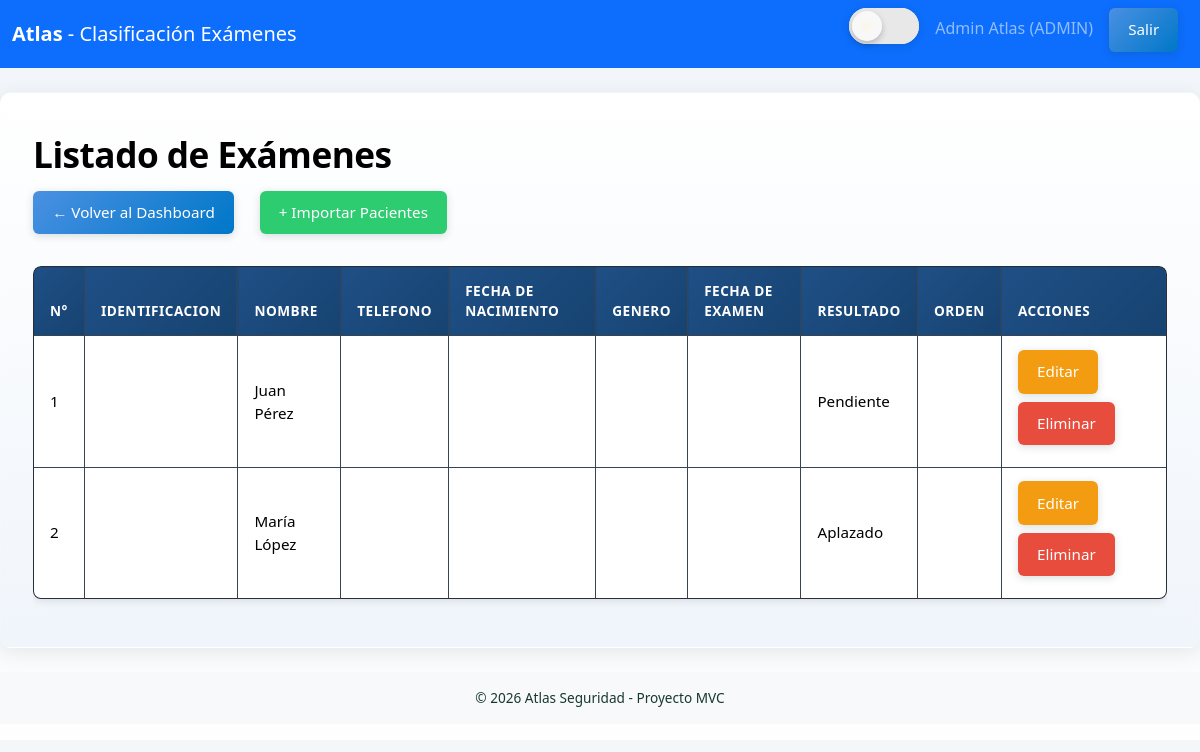
The app's page /index.php?c=exam&a=list (signed in), older data.
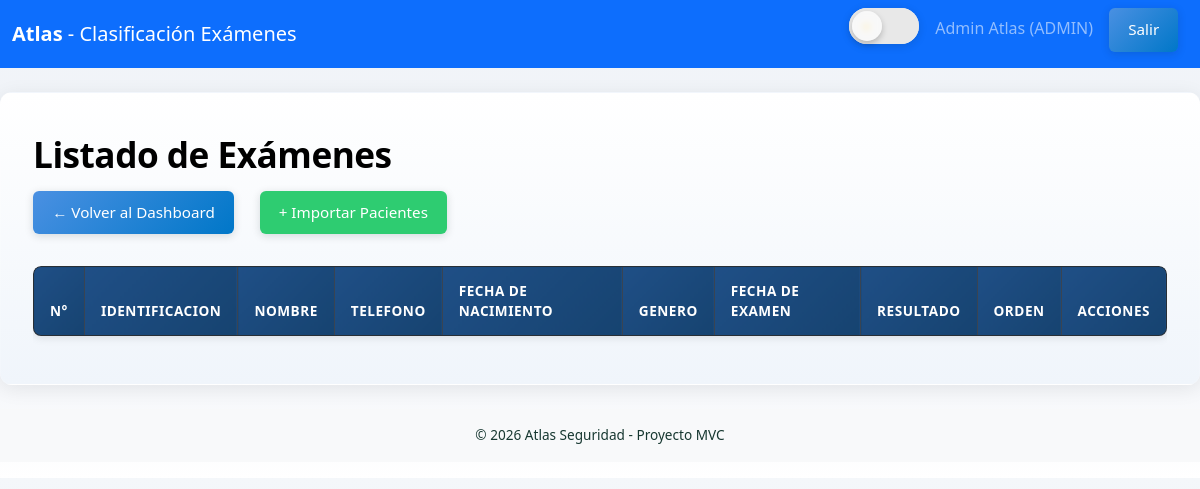
The same page, newer data.
### tables this page shows
CREATE TABLE IF NOT EXISTS exams (
  id INT AUTO_INCREMENT PRIMARY KEY,
  company_id INT NOT NULL,
  exam_type_id INT NOT NULL,
  candidate_name VARCHAR(120) NOT NULL,
  document_number VARCHAR(50) DEFAULT NULL,
  phone VARCHAR(20) DEFAULT NULL,
  gender ENUM('M','F') DEFAULT NULL,
  birth_date DATE DEFAULT NULL,
  exam_date DATE DEFAULT NULL,
  order_number VARCHAR(50) DEFAULT NULL,
  status ENUM('PENDIENTE','EN_CURSO','FINALIZADO','RECHAZADO') NOT NULL DEFAULT 'PENDIENTE',
  created_at TIMESTAMP DEFAULT CURRENT_TIMESTAMP,
  updated_at TIMESTAMP NULL,
  FOREIGN KEY (company_id) REFERENCES security_companies(id) ON DELETE RESTRICT ON UPDATE CASCADE,
  FOREIGN KEY (exam_type_id) REFERENCES exam_types(id) ON DELETE RESTRICT ON UPDATE CASCADE
);

### controllers/ExamController.php (called while the page is built, shortened)
<?php
class ExamController
{
    public function list()
    {
        include __DIR__ . '/../views/exams/list.php';
    }
}

### index.php (called while the page is built, shortened)
<?php
require_once __DIR__ . '/config/Database.php';
require_once __DIR__ . '/models/BaseModel.php';
require_once __DIR__ . '/models/ExamModel.php';
require_once __DIR__ . '/controllers/DashboardController.php';
require_once __DIR__ . '/controllers/ExamController.php';
$controller = $_GET['c'] ?? 'auth';
$action = $_GET['a'] ?? 'login';
switch ($controller) {
    case 'exam':
        $ctrl = new ExamController();
        break;
}
$ctrl->{$action}();

### config/Database.php (called while the page is built)
<?php
class Database
{
    private static $instance = null;
    private $pdo;
    private function __construct()
    {
        $host = '127.0.0.1';
        $db   = 'atlas';
        $user = 'root';
        $pass = '';
        $charset = 'utf8mb4';
        $dsn = "mysql:host=$host;dbname=$db;charset=$charset";
        $options = [
            PDO::ATTR_ERRMODE => PDO::ERRMODE_EXCEPTION,
            PDO::ATTR_DEFAULT_FETCH_MODE => PDO::FETCH_ASSOC,
            PDO::ATTR_EMULATE_PREPARES => false,
        ];
        $this->pdo = new PDO($dsn, $user, $pass, $options);
    }
    public static function getInstance()
    {
        if (self::$instance === null) {
            self::$instance = new self();
        }
        return self::$instance;
    }
    public function getConnection()
    {
        return $this->pdo;
    }
}

### models/BaseModel.php (called while the page is built, shortened)
<?php
abstract class BaseModel
{
    public function __construct()
    {
        $this->db = Database::getInstance()->getConnection();
    }
}

### models/ExamModel.php (called while the page is built, shortened)
<?php
class ExamModel extends BaseModel
{
    public function allWithDetails()
    {
        $sql = 'SELECT e.id, sc.name as company_name, et.name as exam_type_name, e.candidate_name, e.document_number, e.phone, e.gender, e.birth_date, e.exam_date, e.order_number, e.status, e.created_at, e.updated_at
                FROM exams e
                JOIN security_companies sc ON e.company_id = sc.id
                JOIN exam_types et ON e.exam_type_id = et.id
                ORDER BY e.created_at DESC';
        return $this->db->query($sql)->fetchAll();
    }
}

### views/exams/list.php (the view)
<?php include __DIR__ . '/../layouts/header.php'; ?>
<h1>Listado de Exámenes</h1>
<div style="display: flex; gap: 1rem; margin-bottom: 1.5rem;">
    <a class="btn" href="index.php?c=dashboard&a=index">← Volver al Dashboard</a>
    <a class="btn btn-success" href="index.php?c=exam&a=add" style="margin-right: 0;">+ Importar Pacientes</a>
</div>
<div style="overflow-x: auto; border-radius: 8px;">
<table class="table">
    <thead>
        <tr>
            <th>N°</th>
            <th>IDENTIFICACION</th>
            <th>NOMBRE</th>
            <th>TELEFONO</th>
            <th>FECHA DE NACIMIENTO</th>
            <th>GENERO</th>
            <th>FECHA DE EXAMEN</th>
            <th>RESULTADO</th>
            <th>ORDEN</th>
            <th>Acciones</th>
        </tr>
    </thead>
    <tbody>
        <?php foreach ((new ExamModel())->allWithDetails() as $exam): ?>
            <tr>
                <td><?= $exam['id'] ?></td>
                <td><?= htmlspecialchars($exam['document_number'] ?? '') ?></td>
                <td><?= htmlspecialchars($exam['candidate_name']) ?></td>
                <td><?= htmlspecialchars($exam['phone'] ?? '') ?></td>
                <td><?= htmlspecialchars($exam['birth_date'] ?? '') ?></td>
                <td><?= htmlspecialchars($exam['gender'] ?? '') ?></td>
                <td><?= htmlspecialchars($exam['exam_date'] ?? '') ?></td>
                <td><?php
                    $statusMap = [
                        'FINALIZADO' => 'Apto',
                        'RECHAZADO' => 'No Apto',
                        'EN_CURSO' => 'Aplazado',
                        'PENDIENTE' => 'Pendiente'
                    ];
                    echo htmlspecialchars($statusMap[$exam['status']] ?? $exam['status']);
                ?></td>
                <td><?= htmlspecialchars($exam['order_number'] ?? '') ?></td>
                <td>
                    <a class="btn btn-warning" href="index.php?c=exam&a=edit&id=<?= $exam['id'] ?>">Editar</a>
                    <a class="btn btn-danger" href="index.php?c=exam&a=delete&id=<?= $exam['id'] ?>" onclick="return confirm('¿Eliminar paciente?');">Eliminar</a>
                </td>
            </tr>
        <?php endforeach; ?>
    </tbody>
</table>
</div>
<?php include __DIR__ . '/../layouts/footer.php'; ?>

### views/layouts/header.php (shortened to what this page needs)
<!DOCTYPE html>
<html lang="es">
<head>
    <link href="https://cdn.jsdelivr.net/npm/bootstrap@5.3.0/dist/css/bootstrap.min.css" rel="stylesheet">
    <link rel="stylesheet" href="public/css/style.css">
</head>
<body>
<nav class="navbar navbar-expand-lg navbar-dark bg-primary">
    <div class="container-fluid">
        <a class="navbar-brand" href="#"><strong>Atlas</strong> - Clasificación Exámenes</a>
        <?php if (!empty($_SESSION['user'])): ?>
        <div class="d-flex">
            <button id="theme-toggle" class="theme-switch me-3" aria-label="Cambiar tema">
                <span class="theme-switch__track"></span>
                <span class="theme-switch__thumb"></span>
                <span class="theme-switch__icon theme-switch__icon--light" aria-hidden="true">☀</span>
            </button>
            <span class="navbar-text me-3"><?= htmlspecialchars($_SESSION['user']['fullname']) ?> (<?= htmlspecialchars($_SESSION['user']['role']) ?>)</span>
            <a href="index.php?c=auth&a=logout" class="btn btn-outline-light btn-sm">Salir</a>
        </div>
        <?php endif; ?>
    </div>
</nav>
<main class="container mt-4">

### views/layouts/footer.php (shortened to what this page needs)
</main>
<footer class="footer bg-light text-center py-3">© 2026 Atlas Seguridad - Proyecto MVC</footer>
</body>
</html>

### public/css/style.css (style rules this page uses)
:root { --bg-start: #F4F7FA; --bg-end: #E9EDF4; --text: #000000; --text-high: #000000; --text-muted: #000000; --topbar-bg: linear-gradient(135deg, #4973A8, #24618F); --topbar-color: #FFFFFF; --btn-bg: linear-gradient(135deg, #4A90E2, #0077C8); --btn-color: #FFFFFF; --btn-hover-opacity: .96; --card-bg: linear-gradient(180deg, #FFFFFF, #F0F5FB); --card-border: #B1C6DD; --table-head-bg: #3A6A9A; --table-head-color: #FFFFFF; }
.theme-switch { position: relative; width: 70px; height: 36px; padding: 0; border: none; border-radius: 18px; background: #e8e8e8; color: #fff; cursor: pointer; outline: none; transition: background .35s ease; }
.theme-switch__track { position: absolute; inset: 0; border-radius: 18px; background: #e8e8e8; }
.theme-switch__thumb { position: absolute; top: 3px; left: 3px; width: 30px; height: 30px; border-radius: 50%; background: rgba(255,255,255,0.7); box-shadow: 0 3px 6px rgba(0,0,0,.22); transition: transform .35s ease, background .35s ease; z-index: 2; backdrop-filter: blur(3px); }
.theme-switch__icon { position: absolute; top: 50%; transform: translateY(-50%); width: 18px; height: 18px; display: flex; align-items: center; justify-content: center; font-size: 14px; pointer-events: none; z-index: 1; transition: opacity .3s ease; }
.theme-switch__icon--light { left: 8px; color: #FFCC33; opacity: 1; }
body { margin: 0; font-family: 'Segoe UI', Tahoma, Geneva, Verdana, sans-serif; background: linear-gradient(180deg, var(--bg-start) 0%, var(--bg-end) 55%, #fff 100%); color: #000000; transition: background .4s ease, color .4s ease; }
body h1 { font-size: 2.2rem; font-weight: 600; margin: 0.5rem 0 1rem 0; letter-spacing: -0.5px; }
body p, body h1, body h2, body h3, body h4, body h5, body h6, body label, body a { color: #000000; }
body small, body .muted, .footer { color: #000000; }
.container, .login-card, .modules-card, .table, .topbar { transition: background .4s ease, color .4s ease, box-shadow .4s ease; }
.container { max-width: 1200px; margin: 1.5rem auto; background: var(--card-bg); padding: 2rem; border-radius: 12px; box-shadow: 0 4px 20px rgba(0,0,0,0.08); border: 1px solid rgba(255,255,255,0.1); }
button, .btn { background: var(--btn-bg); color: var(--btn-color); border: 0; padding: 0.65rem 1.2rem; border-radius: 6px; cursor: pointer; text-decoration: none; display: inline-block; box-shadow: 0 2px 8px rgba(5,31,32,.15); transition: all 0.3s ease; font-weight: 500; font-size: 0.95rem; }
.btn { margin-right: .6rem; margin-bottom: 0.5rem; }
.btn-success { background: #2ecc71; }
.table { width: 100%; border-collapse: collapse; background: #282f36; border: 1px solid #1d2330; border-radius: 8px; overflow: hidden; box-shadow: 0 2px 8px rgba(0,0,0,0.1); }
.table th, .table td { text-align: left; border: 1px solid #394452; padding: 0.85rem 1rem; color: #000; font-size: 0.95rem; }
.table th { font-weight: 600; background: linear-gradient(135deg, #1f4f86, #164370); color: #fff; text-transform: uppercase; font-size: 0.85rem; letter-spacing: 0.5px; }
.footer { text-align:center; margin: 1rem 0; font-size: .85rem; color: #173831; }
.btn-danger { background: #e74c3c; color: #fff; }
.btn-warning { background: #f39c12; color: #fff; }
.table td { vertical-align: middle; }
.table tbody tr { transition: background 0.2s ease; }
.table tbody tr:nth-child(odd) { background: #2d3440; }
.table tbody tr:nth-child(even) { background: #232a33; }

Row changes from the older to the newer data that the page shows:
removed exams: id "1", candidate_name "Juan Pérez", status "Pendiente"
removed exams: id "2", candidate_name "María López", status "Aplazado"
